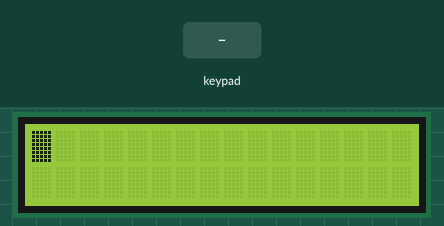
Bench run of a sketch on a simulated Arduino Uno, built with avr-gcc and run on an emulated ATmega328P. Parts: 16×2 character LCD. Inputs (shaded band) come from the test bench. What the sketch prints to the serial monitor is not drawn.

Above: at 1.2 s.
1.3 s: keypad keys 7 5 4 3 # pressed 0.4 s apart
At 3.8 s:
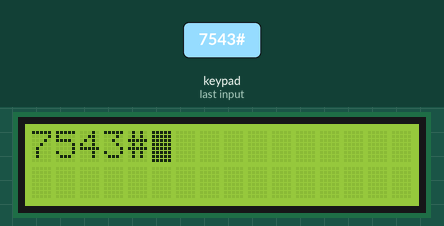
4.8 s: key '*' pressed
At 4.87 s:
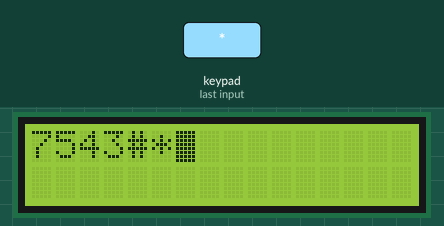
6.4 s: keypad keys 1 3 9 7 * pressed 0.4 s apart
At 8.07 s:
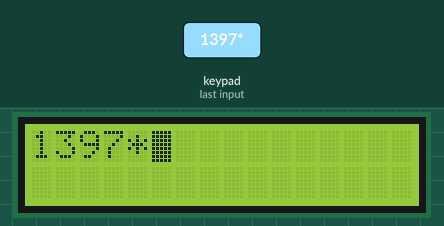
9.9 s: key '2' pressed
At 10.5 s:
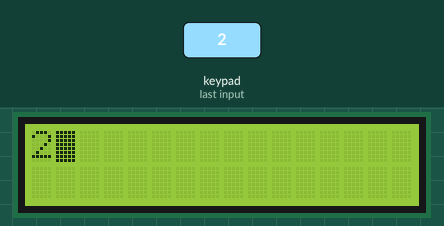
Timing chart, 0 to 12.4 s (numbered marks = the images above; inputs shaded):
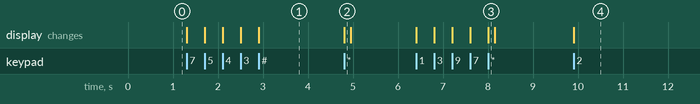

The sketch:

keypad_2.ino
```cpp
//  Program to output keypad strokes to an LCD
//  2.8.2012
//  Bob Rowe, Imagine Nation
// "[...] guided by whim, imagination and curiousity."


#include <LiquidCrystal.h>  //Include the LCD library
#include <Keypad.h>         //Include the Kepyad library


//Kepyad setup
const byte ROWS = 4; //four rows
const byte COLS = 3; //three columns
char keys[ROWS][COLS] = {
  {'1','2','3'},
  {'4','5','6'},
  {'7','8','9'},
  {'*','0','#'}
};
byte rowPins[ROWS] = {7, 5, 4, 3}; //connect to the row pinouts of the keypad
byte colPins[COLS] = {2, A4, A5}; //connect to the column pinouts of the keypad

Keypad keypad = Keypad( makeKeymap(keys), rowPins, colPins, ROWS, COLS );

LiquidCrystal lcd(8, 9, 10, 11, 12, 13);

int cole = 1;
int rowe = 1;
int presscount = 0;

void setup(){
  Serial.begin(9600);
  keypad.addEventListener(keypadEvent); //add an event listener for this keypad

  lcd.begin(16,2);
  lcd.blink();
  lcd.home();

}

void loop(){
  char key = keypad.getKey();
  if (key) {
    Serial.println(key);
  }
}

//take care of some special events
void keypadEvent(KeypadEvent key){
  char state = keypad.getState();

// To do when a key is pressed:
  if (state == PRESSED){
        presscount = presscount + 1;
        lcd.print(key);
     }

// To do when a key is released:
  if (state == RELEASED)
  {
    if (presscount == 16){
        if (rowe == 1){
          rowe = 2;
          lcd.setCursor(1,rowe);
          presscount = 1;
        }
        else {
          lcd.clear();
          lcd.home();
          presscount = 0;
          rowe = 1;
        }
    }
    if (key == '*' ){
        lcd.clear();
        lcd.home();
    }
  }

 // To do when a key is held down:
    if (state == HOLD && key == '*'){
      lcd.noDisplay();
    }
    else{
      lcd.display();
    }
}
```

Measured:
- after the input at 1.3 s, the display: first changes at once (image 1 shows a later state)
- after the input at 4.8 s, the display: changes at once (image 2)
- after the input at 6.4 s, the display: first changes at once (image 3 shows a later state)
- after the input at 9.9 s, the display: changes at once (image 4)
